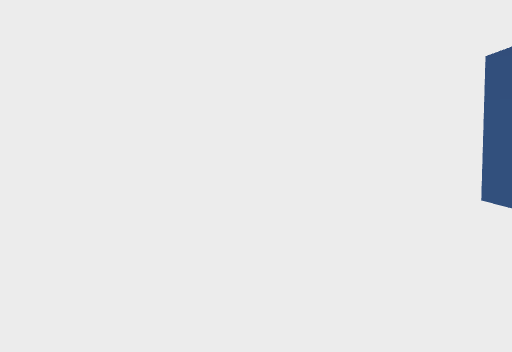
[1] (above)

13 first-person views from a walk through a 3-D level made in the Unity game engine. The camera is 1.2 m above the floor, tilts 6° down and sees 75° across. The floor is counted in squares, 1 m on a side. Each view is taken from the middle of a square. On the plan, view 1 faces up. The plan holds only what a view shows up to about 14 squares ahead; the rest is blank.

[2]
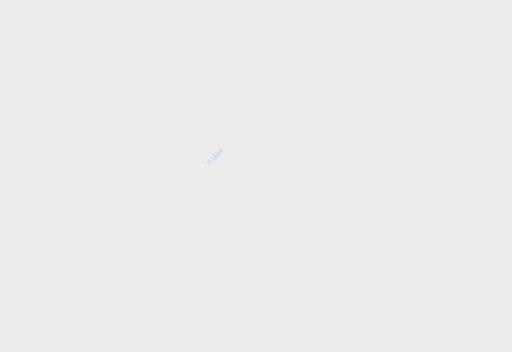

[3]
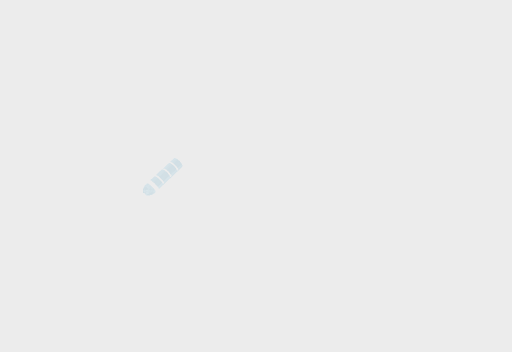

[4]
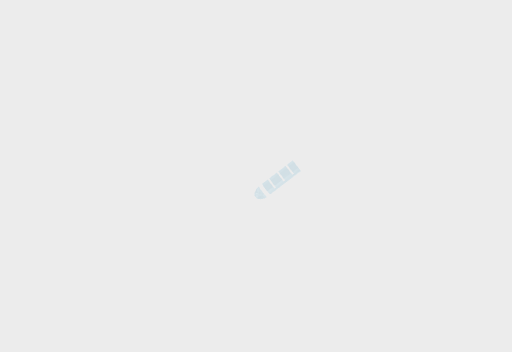

[5]
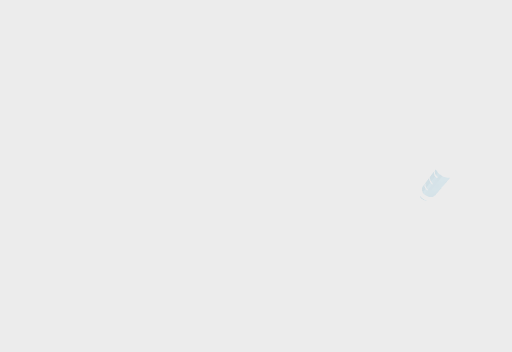

[6]
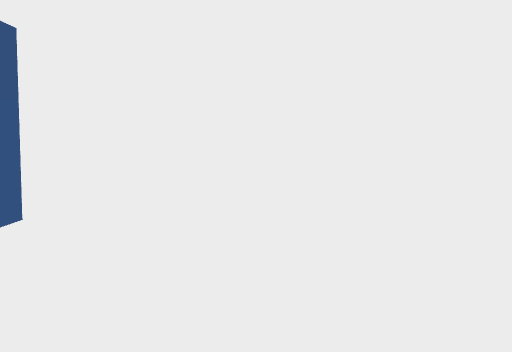

[7]
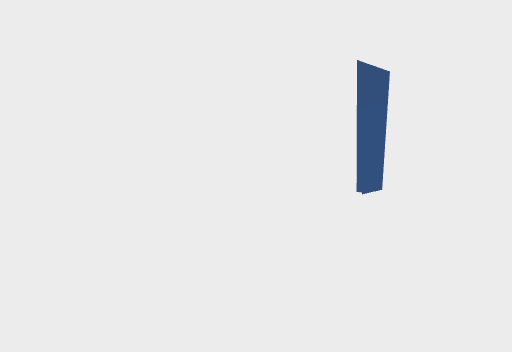

[8]
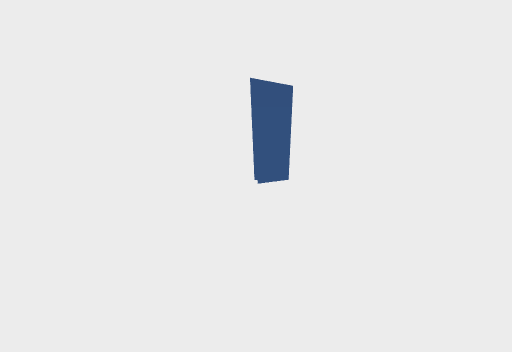

[9]
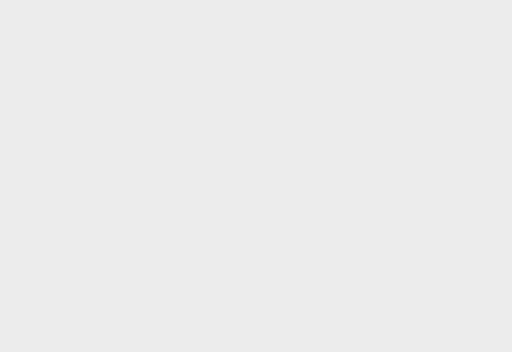

[10]
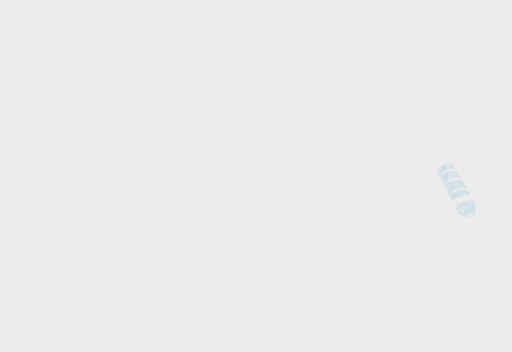

[11]
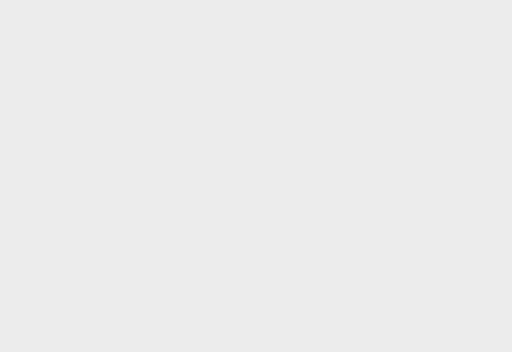

[12]
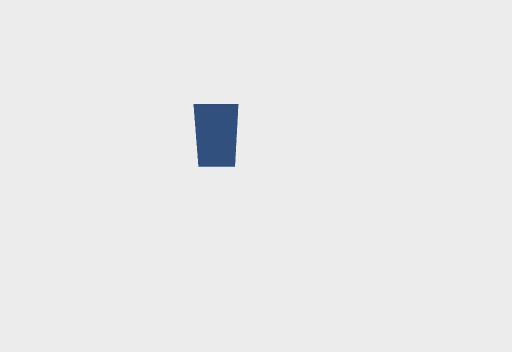

[13]
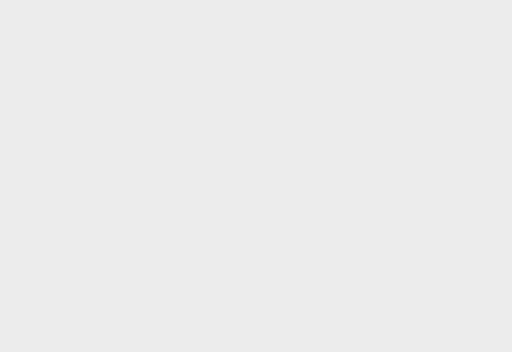

### Floor plan
Key: @ floor where view 1 was taken; # wall or solid block; x gap in a wall; . floor; = window, fence, low wall or low ledge; ^ raised ledge; O other object.
Columns run from 17 left of view 1 to 5 right of it. Each row starts with its distance up from view 1.
 14 ######################
 13 #....................#
 12 #......OO....OO......#
 11 #......OO....OO......#
 10 #....................#
  9 #....................#
  8 #........O...........#
  7 #O.......O...........##
  6 #O....................
  5 #O...................##
  4 #O...................#
  3 #........^^^^........#
  2 #........^  ^........#
  1 #........^  ^........#
  0 #......=.^  ^x=..@...#
 -1 #......^^^^^^^^......#
 -2 ##########  ##########

Positions as (right, up) in squares from view 1, and headings:
1: (0, 0), facing up
2: (0, 1), facing up-left
3: (-4, 5), facing up-left
4: (-4, 7), facing left
5: (-6, 11), facing down
6: (1, 10), facing down
7: (1, 13), facing down-right
8: (-2, 13), facing down-right
9: (-12, 11), facing down
10: (-10, 4), facing up
11: (-10, 4), facing down-right
12: (-11, 4), facing right
13: (-4, 4), facing up
